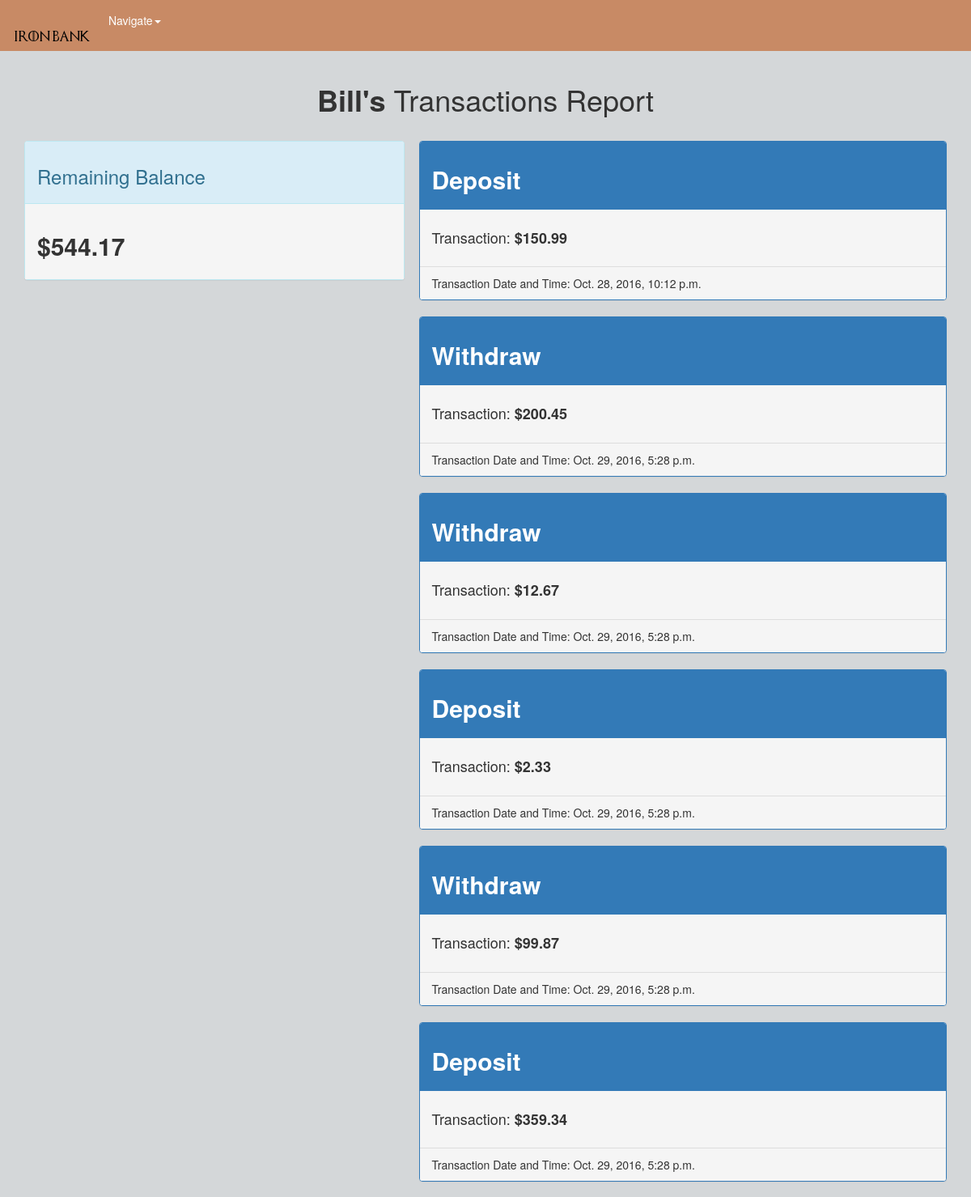
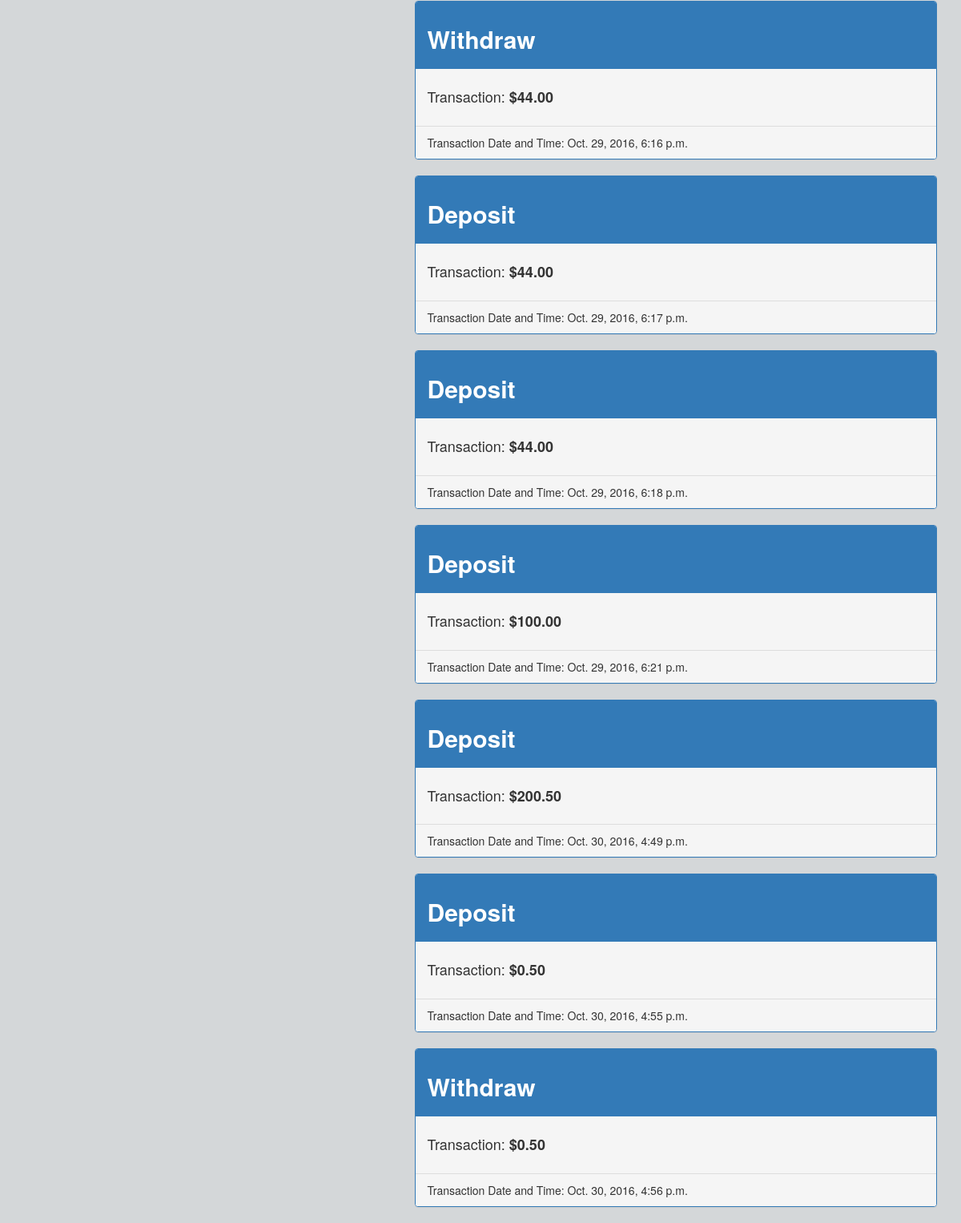
The app's page /account/1/ (signed in) with its own data (2 pictures, top to bottom).
### bank/models.py (models this page shows)
class Profile(models.Model):
    user = models.OneToOneField('auth.User')
    @property
    def balance(self):
        deposit_total = 0
        withdraw_total = 0
        transactions = Transaction.objects.filter(user=self.user)
        for transaction in transactions:
            if transaction.operator1 =='D':
                deposit_total += transaction.num1
            else:
                withdraw_total += transaction.num1
        return round(deposit_total - withdraw_total, 2)

class Transaction(models.Model):
    user = models.ForeignKey('auth.User')
    num1 = models.FloatField()
    operator1 = models.CharField(max_length=1, choices=OPTION)
    created = models.DateTimeField(auto_now_add=True)

### bank/views.py (the view)
# urls.py: url(r'^account/(?P<pk>\d+)/$', TransactionDetailView.as_view(), name="transaction_detail_view"),
class TransactionDetailView(ListView):
    model = Transaction
    def get_context_data(self, **kwargs):
        context = super().get_context_data(**kwargs)
        context['accounts'] = Transaction.objects.all()
        return context

### templates/bank/transaction_list.html
{% extends 'base.html' %}
{% block content %}
 <br>
  <h1><b>{{ request.user }}'s</b> Transactions Report</h1>
  <br>
  <div class="row">
    <div class="col-md-5">
      <div class="panel panel-info">
        <div class="panel-heading">
          <h3>Remaining Balance</h3>
        </div>
        <div class="panel-body">
          <h2><b>${{ request.user.profile.balance|floatformat:2 }}</b></h2>
        </div>
      </div>
    </div>
  </div>
    {% for account in accounts %}
      {% if request.user == account.user %}
      <div class="profile_info">
        <div class="row">
          <div class="col-md-7">
            <div class="panel panel-primary">
              <div class="panel-heading">
                <h2><b>{{ account.get_operator1_display }}</b></h2>
              </div>
              <div class="panel-body">
                <h4>Transaction: <b>${{ account.num1|floatformat:2 }}</b></h4>
              </div>
              <div class="panel-footer">
                Transaction Date and Time:  {{ account.created }}
              </div>
            </div>
          </div>
        </div>
    {% endif %}
  {% endfor %}
  </div>
{% endblock %}

### templates/base.html (style rules this page uses)
h1 { text-align: center; }
.col-md-5 { position: fixed; }
.col-md-7 { float: right; }
body { background-color: #d4d7d9; }
.panel-body { background-color: #f5f5f5; }

### records on screen
Transaction: operator1 "Deposit", num1 "150.99", created "Oct. 28, 2016, 10:12 p.m."
Transaction: operator1 "Withdraw", num1 "200.45", created "Oct. 29, 2016, 5:28 p.m."
Transaction: operator1 "Withdraw", num1 "12.67", created "Oct. 29, 2016, 5:28 p.m."
Transaction: operator1 "Deposit", num1 "2.33", created "Oct. 29, 2016, 5:28 p.m."
Transaction: operator1 "Withdraw", num1 "99.87", created "Oct. 29, 2016, 5:28 p.m."
Transaction: operator1 "Deposit", num1 "359.34", created "Oct. 29, 2016, 5:28 p.m."
Transaction: operator1 "Withdraw", num1 "44.00", created "Oct. 29, 2016, 6:16 p.m."
Transaction: operator1 "Deposit", num1 "44.00", created "Oct. 29, 2016, 6:17 p.m."
Transaction: operator1 "Deposit", num1 "44.00", created "Oct. 29, 2016, 6:18 p.m."
Transaction: operator1 "Deposit", num1 "100.00", created "Oct. 29, 2016, 6:21 p.m."
Transaction: operator1 "Deposit", num1 "200.50", created "Oct. 30, 2016, 4:49 p.m."
Transaction: operator1 "Deposit", num1 "0.50", created "Oct. 30, 2016, 4:55 p.m."
Transaction: operator1 "Withdraw", num1 "0.50", created "Oct. 30, 2016, 4:56 p.m."

### other values on screen
{{ request.user }} "Bill"
{{ request.user.profile.balance|floatformat:2 }} "544.17"
